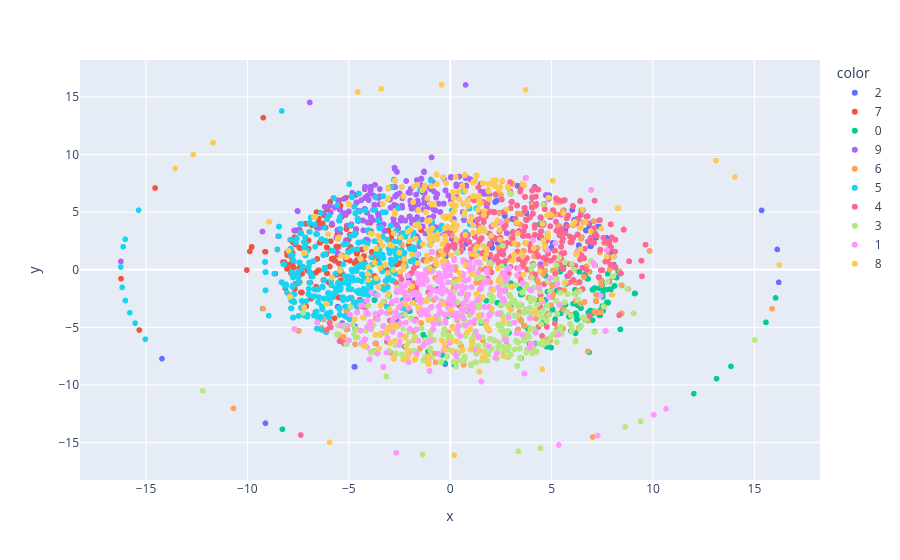

The notebook cell saved with this chart:
### Code cell
px.scatter(x=y20_pred[:, 0], y=y20_pred[:, 1], color=np.array(y1_test).astype(str))

### Figure 1 — Plotly figure (JSON) as saved in the notebook; plotly's stock layout.template omitted (floating-point values rounded to 4 significant figures; data arrays with more than 128 entries replaced by an {"elided": "..."} marker saying what was removed)
{"data": [{"hovertemplate": "color=2<br>x=%{x}<br>y=%{y}<extra></extra>", "legendgroup": "2", "marker": {"color": "#636efa", "symbol": "circle"}, "mode": "markers", "name": "2", "showlegend": true, "type": "scattergl", "x": {"elided": "997 float values"}, "xaxis": "x", "y": {"elided": "997 float values"}, "yaxis": "y"}, {"hovertemplate": "color=7<br>x=%{x}<br>y=%{y}<extra></extra>", "legendgroup": "7", "marker": {"color": "#EF553B", "symbol": "circle"}, "mode": "markers", "name": "7", "showlegend": true, "type": "scattergl", "x": {"elided": "982 float values"}, "xaxis": "x", "y": {"elided": "982 float values"}, "yaxis": "y"}, {"hovertemplate": "color=0<br>x=%{x}<br>y=%{y}<extra></extra>", "legendgroup": "0", "marker": {"color": "#00cc96", "symbol": "circle"}, "mode": "markers", "name": "0", "showlegend": true, "type": "scattergl", "x": {"elided": "995 float values"}, "xaxis": "x", "y": {"elided": "995 float values"}, "yaxis": "y"}, {"hovertemplate": "color=9<br>x=%{x}<br>y=%{y}<extra></extra>", "legendgroup": "9", "marker": {"color": "#ab63fa", "symbol": "circle"}, "mode": "markers", "name": "9", "showlegend": true, "type": "scattergl", "x": {"elided": "1026 float values"}, "xaxis": "x", "y": {"elided": "1026 float values"}, "yaxis": "y"}, {"hovertemplate": "color=6<br>x=%{x}<br>y=%{y}<extra></extra>", "legendgroup": "6", "marker": {"color": "#FFA15A", "symbol": "circle"}, "mode": "markers", "name": "6", "showlegend": true, "type": "scattergl", "x": {"elided": "1032 float values"}, "xaxis": "x", "y": {"elided": "1032 float values"}, "yaxis": "y"}, {"hovertemplate": "color=5<br>x=%{x}<br>y=%{y}<extra></extra>", "legendgroup": "5", "marker": {"color": "#19d3f3", "symbol": "circle"}, "mode": "markers", "name": "5", "showlegend": true, "type": "scattergl", "x": {"elided": "1022 float values"}, "xaxis": "x", "y": {"elided": "1022 float values"}, "yaxis": "y"}, {"hovertemplate": "color=4<br>x=%{x}<br>y=%{y}<extra></extra>", "legendgroup": "4", "marker": {"color": "#FF6692", "symbol": "circle"}, "mode": "markers", "name": "4", "showlegend": true, "type": "scattergl", "x": {"elided": "948 float values"}, "xaxis": "x", "y": {"elided": "948 float values"}, "yaxis": "y"}, {"hovertemplate": "color=3<br>x=%{x}<br>y=%{y}<extra></extra>", "legendgroup": "3", "marker": {"color": "#B6E880", "symbol": "circle"}, "mode": "markers", "name": "3", "showlegend": true, "type": "scattergl", "x": {"elided": "1042 float values"}, "xaxis": "x", "y": {"elided": "1042 float values"}, "yaxis": "y"}, {"hovertemplate": "color=1<br>x=%{x}<br>y=%{y}<extra></extra>", "legendgroup": "1", "marker": {"color": "#FF97FF", "symbol": "circle"}, "mode": "markers", "name": "1", "showlegend": true, "type": "scattergl", "x": {"elided": "1001 float values"}, "xaxis": "x", "y": {"elided": "1001 float values"}, "yaxis": "y"}, {"hovertemplate": "color=8<br>x=%{x}<br>y=%{y}<extra></extra>", "legendgroup": "8", "marker": {"color": "#FECB52", "symbol": "circle"}, "mode": "markers", "name": "8", "showlegend": true, "type": "scattergl", "x": {"elided": "955 float values"}, "xaxis": "x", "y": {"elided": "955 float values"}, "yaxis": "y"}], "layout": {"legend": {"title": {"text": "color"}, "tracegroupgap": 0}, "margin": {"t": 60}, "xaxis": {"anchor": "y", "domain": [0, 1], "title": {"text": "x"}}, "yaxis": {"anchor": "x", "domain": [0, 1], "title": {"text": "y"}}}}
